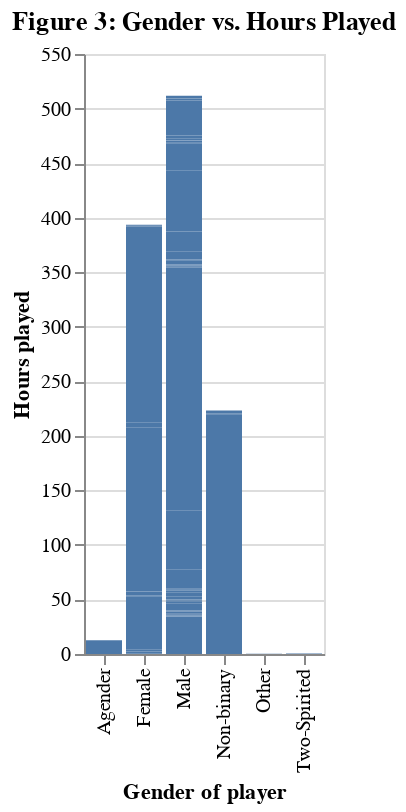

Notebook code cell kept with this figure:
### Markdown cell above
From the visualization above, it appears those with experience 1 and 2 ("amateur" and "regular") play the most.

### Code cell
plot_gender = alt.Chart(players_filtered, title="Figure 3: Gender vs. Hours Played").mark_bar().encode(
    x = alt.X("gender").title("Gender of player"),
    y = alt.Y("played_hours").title("Hours played")
)
plot_gender

### Figure 1 — Vega specification as saved in the notebook (floating-point values rounded to 4 significant figures; data arrays with more than 128 entries replaced by an {"elided": "..."} marker saying what was removed)
{"$schema": "https://vega.github.io/schema/vega/v5.json", "data": [{"name": "source_0", "values": {"elided": "185 records"}}, {"name": "source_0_x_domain_gender", "values": [{"gender": "Male"}, {"gender": "Female"}, {"gender": "Non-binary"}, {"gender": "Agender"}, {"gender": "Two-Spirited"}, {"gender": "Other"}]}], "signals": [{"name": "x_step", "value": 20}, {"name": "width", "update": "bandspace(domain('x').length, 0.1, 0.05) * x_step"}], "marks": [{"type": "rect", "name": "marks", "from": {"data": "source_0"}, "encode": {"update": {"width": {"signal": "max(0.25, bandwidth('x'))"}, "y2": {"field": "played_hours_start", "scale": "y"}, "y": {"field": "played_hours_end", "scale": "y"}, "fill": {"value": "#4c78a8"}, "x": {"field": "gender", "scale": "x"}}}, "style": ["bar"]}], "scales": [{"name": "x", "type": "band", "domain": {"data": "source_0_x_domain_gender", "field": "gender", "sort": true}, "range": {"step": {"signal": "x_step"}}, "paddingOuter": 0.05, "paddingInner": 0.1}, {"name": "y", "type": "linear", "domain": {"data": "source_0", "fields": ["played_hours_start", "played_hours_end"]}, "range": [{"signal": "height"}, 0], "nice": true, "zero": true}], "axes": [{"scale": "y", "gridScale": "x", "aria": false, "grid": true, "ticks": false, "zindex": 0, "labels": false, "tickCount": {"signal": "ceil(height/40)"}, "orient": "left", "domain": false, "maxExtent": 0, "minExtent": 0}, {"scale": "x", "labelAngle": 270, "grid": false, "labelAlign": "right", "orient": "bottom", "zindex": 0, "labelBaseline": "middle", "title": "Gender of player"}, {"scale": "y", "orient": "left", "tickCount": {"signal": "ceil(height/40)"}, "title": "Hours played", "labelOverlap": true, "zindex": 0, "grid": false}], "title": {"text": "Figure 3: Gender vs. Hours Played", "frame": "group"}, "padding": 5, "height": 300, "background": "white", "style": "cell"}
